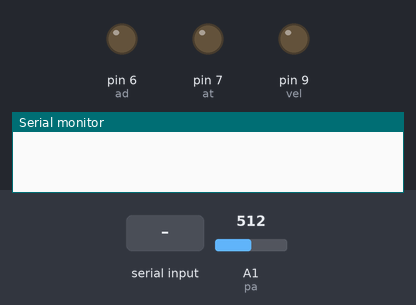
The sketch below on a simulated Arduino Uno, built with avr-gcc and run on an emulated ATmega328P. Shown: output pins drawn as LEDs (lit = HIGH), the last lines printed to the serial monitor. The test bench sets the inputs (shaded band); at power-on: A1 (pa) = 512.

Above: at 0.1 s.
At 1.7 s:
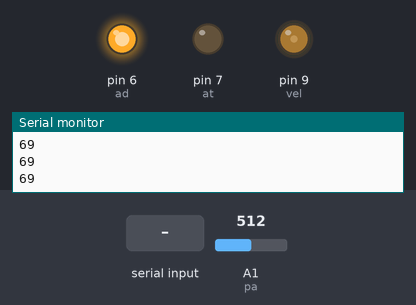
1.8 s: byte 30 received over Serial
At 3.3 s:
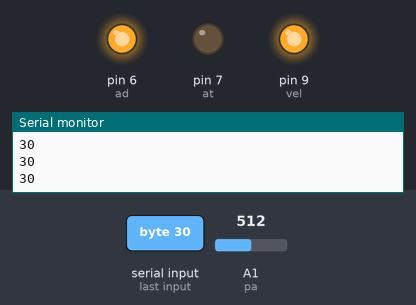
Timing chart, 0 to 4.8 s (numbered marks = the images above; inputs shaded):
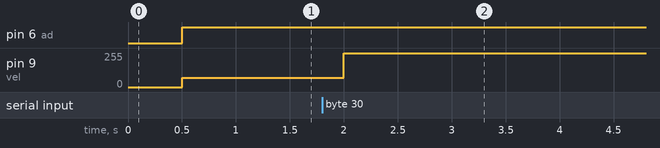

The sketch:

MotoEle3_3.ino
```cpp
//MotoEle3_3.ino

int vel=9,ad=6,at=7,val=0,bal=0,data=0,pa=1,data1=0;

void setup(){
	pinMode(ad,OUTPUT);
	pinMode(at,OUTPUT);
	pinMode(vel,OUTPUT);
	Serial.begin(9600);
	delay(500);
}


void loop(){
	if(Serial.available()>0){
		while(1){
			data=Serial.read();
			if(data>0){
				data1=data;
				val=map(data1,1,9,0,255);
//				val=map(data1,48,57,0,255);
				Serial.println(data1);
				digitalWrite(ad,HIGH);
				digitalWrite(at,LOW);
				analogWrite(vel,val);
				arranque();
			}
			else{
				Serial.println(data1);
				digitalWrite(ad,HIGH);
				digitalWrite(at,LOW);
				analogWrite(vel,val);
				arranque();
			}
		}
	}
	bal=analogRead(pa);
	val=map(bal,0,740,0,100);
	analogWrite(vel,val);
	digitalWrite(ad,HIGH);
	digitalWrite(at,LOW);
	Serial.println(val);
	arranque();
}


void arranque(){
	delay(500);
	digitalWrite(ad,LOW);
	digitalWrite(at,LOW);
}


/*
clear all
delete(instrfind);
clc
*/
```

Measured:
- after the input at 1.8 s, pin 9 (vel): 69/255 → 255/255 after 0.20 s
